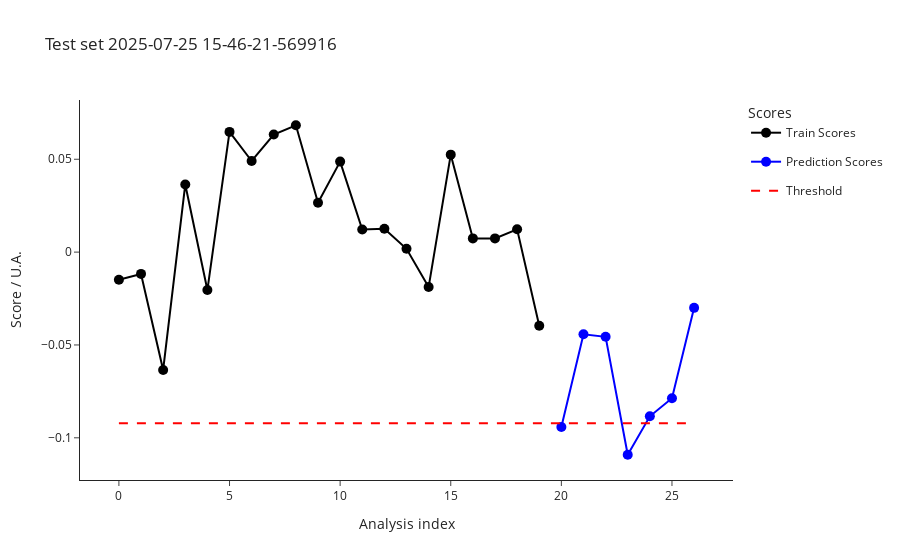

Notebook code for this chart:
### Code cell
import os

parameters_df = []
for i in test_dates:
    test_data = pd.read_csv(f"dev/test_{i}_features.csv")
    test_metadata = pd.read_csv(f"dev/test_{i}_metadata.csv")
    ml_ana.predict(test_data, test_metadata)
    outliers_test = ml_ana.test_prediction_outliers()
    
    classified_test_metadata = outliers_test
    classified_test_metadata["date"] = i
    classified_test_metadata.to_csv(f"dev/test_{i}_classified_samples.csv", index=False)
    print("Test set ", i, ": \n", test_metadata["index"].tolist()) 
    print("\n")
    
    test_batch_parameters = parameters.copy()
    test_set = len(classified_test_metadata)
    train_set = len(ml_ana.get_training_scores())
    threshold = classified_test_metadata["threshold"][1]
    num_outliers = sum(classified_test_metadata["class"] == "outlier")
    percent_outliers = (sum(classified_test_metadata["class"] == "outlier")/len(classified_test_metadata["class"]))*100

    fig_test_scores = ml_ana.plot_scores()
    fig_test_scores.write_image(f"dev/figures/fig_test_{i}_scores.png", width=1100, height= 350, scale = 3)
    fig_test_scores.update_layout(title=f"Test set {i}")
    fig_test_scores.show()

    fig_test_features = ml_ana.plot_data()
    fig_test_features.write_image(f"dev/figures/fig_test_{i}_features.png", width=1100, height= 350, scale = 3)
    #fig_test_features.show()

    test_batch_parameters.update(
        {
        "date" : i,
        "train_set" : train_set, 
        "test_set" : test_set,
        "threshold" : threshold,
        "outliers" : num_outliers,
        "outliers_percent" : percent_outliers
        }
    )
    parameters_df.append(test_batch_parameters)

    #optionally add seen normal curves to train set
    #ml_ana.add_prediction()

parameters_df = pd.DataFrame(parameters_df)
if os.path.exists("dev/test_record.csv"):
    old_records = pd.read_csv("dev/test_record.csv")
    parameters_df = pd.concat([old_records, parameters_df])
    parameters_df.drop_duplicates(subset="date", keep="last", inplace=True)
    
parameters_df.to_csv("dev/test_record.csv", index = False)
print("Workflow parameters: \n", parameters_df)

### Figure 1 — Plotly figure (JSON) as saved in the notebook; plotly's stock layout.template omitted (floating-point values rounded to 4 significant figures)
{"data": [{"hovertemplate": ["<b>index: </b>18<br><b>name: </b>210812_Pac--005<br><b>path: </b>C:/Users/Sandeep/Desktop/ExtractedSignals\\210812_Pac 2021-08-12 10-30-07\\210812_Pac--005.D<br><b>batch: </b>210812_Pac 2021-08-12 10-30-07<br><b>batch_position: </b>5<br><b>idle_time: </b>39.0<br><b>sample: </b>NaCl 0,9%<br><b>method: </b>SAA_411_Pac.M<br><b>timestamp: </b>2021-08-12 10:50:23<br><b>detector: </b>G1315C<br><b>pump: </b>G7110B<br><b>start_time: </b>2021-08-12 10:50:57<br><b>end_time: </b>2021-08-12 10:54:57<br><b>runtime: </b>239.7000000000036", "<b>index: </b>19<br><b>name: </b>210812_Pac--006<br><b>path: </b>C:/Users/Sandeep/Desktop/ExtractedSignals\\210812_Pac 2021-08-12 10-30-07\\210812_Pac--006.D<br><b>batch: </b>210812_Pac 2021-08-12 10-30-07<br><b>batch_position: </b>6<br><b>idle_time: </b>39.0<br><b>sample: </b>Blank<br><b>method: </b>SAA_411_Pac.M<br><b>timestamp: </b>2021-08-12 10:55:02<br><b>detector: </b>G1315C<br><b>pump: </b>G7110B<br><b>start_time: </b>2021-08-12 10:55:36<br><b>end_time: </b>2021-08-12 10:59:36<br><b>runtime: </b>239.7000000000036", "<b>index: </b>20<br><b>name: </b>210812_Pac--007<br><b>path: </b>C:/Users/Sandeep/Desktop/ExtractedSignals\\210812_Pac 2021-08-12 10-30-07\\210812_Pac--007.D<br><b>batch: </b>210812_Pac 2021-08-12 10-30-07<br><b>batch_position: </b>7<br><b>idle_time: </b>39.0<br><b>sample: </b>0.025 mg/ml<br><b>method: </b>SAA_411_Pac.M<br><b>timestamp: </b>2021-08-12 10:59:41<br><b>detector: </b>G1315C<br><b>pump: </b>G7110B<br><b>start_time: </b>2021-08-12 11:00:15<br><b>end_time: </b>2021-08-12 11:04:15<br><b>runtime: </b>239.7000000000036", "<b>index: </b>21<br><b>name: </b>210812_Pac--008<br><b>path: </b>C:/Users/Sandeep/Desktop/ExtractedSignals\\210812_Pac 2021-08-12 10-30-07\\210812_Pac--008.D<br><b>batch: </b>210812_Pac 2021-08-12 10-30-07<br><b>batch_position: </b>8<br><b>idle_time: </b>39.0<br><b>sample: </b>Blank<br><b>method: </b>SAA_411_Pac.M<br><b>timestamp: </b>2021-08-12 11:04:20<br><b>detector: </b>G1315C<br><b>pump: </b>G7110B<br><b>start_time: </b>2021-08-12 11:04:54<br><b>end_time: </b>2021-08-12 11:08:54<br><b>runtime: </b>239.7000000000036", "<b>index: </b>22<br><b>name: </b>210812_Pac--009<br><b>path: </b>C:/Users/Sandeep/Desktop/ExtractedSignals\\210812_Pac 2021-08-12 10-30-07\\210812_Pac--009.D<br><b>batch: </b>210812_Pac 2021-08-12 10-30-07<br><b>batch_position: </b>9<br><b>idle_time: </b>38.0<br><b>sample: </b>210806/036 :10<br><b>method: </b>SAA_411_Pac.M<br><b>timestamp: </b>2021-08-12 11:08:59<br><b>detector: </b>G1315C<br><b>pump: </b>G7110B<br><b>start_time: </b>2021-08-12 11:09:32<br><b>end_time: </b>2021-08-12 11:13:32<br><b>runtime: </b>239.7000000000036", "<b>index: </b>23<br><b>name: </b>210812_Pac--010<br><b>path: </b>C:/Users/Sandeep/Desktop/ExtractedSignals\\210812_Pac 2021-08-12 10-30-07\\210812_Pac--010.D<br><b>batch: </b>210812_Pac 2021-08-12 10-30-07<br><b>batch_position: </b>10<br><b>idle_time: </b>39.0<br><b>sample: </b>210806/036 :10<br><b>method: </b>SAA_411_Pac.M<br><b>timestamp: </b>2021-08-12 11:13:37<br><b>detector: </b>G7110B<br><b>pump: </b>G7110B<br><b>start_time: </b>2021-08-12 11:14:11<br><b>end_time: </b>2021-08-12 11:18:11<br><b>runtime: </b>239.7000000000036", "<b>index: </b>24<br><b>name: </b>210812_Pac--011<br><b>path: </b>C:/Users/Sandeep/Desktop/ExtractedSignals\\210812_Pac 2021-08-12 10-30-07\\210812_Pac--011.D<br><b>batch: </b>210812_Pac 2021-08-12 10-30-07<br><b>batch_position: </b>11<br><b>idle_time: </b>39.0<br><b>sample: </b>210806/036 :10<br><b>method: </b>SAA_411_Pac.M<br><b>timestamp: </b>2021-08-12 11:18:16<br><b>detector: </b>G7110B<br><b>pump: </b>G7110B<br><b>start_time: </b>2021-08-12 11:18:50<br><b>end_time: </b>2021-08-12 11:22:50<br><b>runtime: </b>239.7000000000036", "<b>index: </b>25<br><b>name: </b>210812_Pac--012<br><b>path: </b>C:/Users/Sandeep/Desktop/ExtractedSignals\\210812_Pac 2021-08-12 10-30-07\\210812_Pac--012.D<br><b>batch: </b>210812_Pac 2021-08-12 10-30-07<br><b>batch_position: </b>12<br><b>idle_time: </b>39.0<br><b>sample: </b>Blank<br><b>method: </b>SAA_411_Pac.M<br><b>timestamp: </b>2021-08-12 11:22:55<br><b>detector: </b>G1315C<br><b>pump: </b>G7110B<br><b>start_time: </b>2021-08-12 11:23:29<br><b>end_time: </b>2021-08-12 11:27:29<br><b>runtime: </b>239.7000000000036", "<b>index: </b>26<br><b>name: </b>210812_Pac--013<br><b>path: </b>C:/Users/Sandeep/Desktop/ExtractedSignals\\210812_Pac 2021-08-12 10-30-07\\210812_Pac--013.D<br><b>batch: </b>210812_Pac 2021-08-12 10-30-07<br><b>batch_position: </b>13<br><b>idle_time: </b>39.0<br><b>sample: </b>0.025 mg/ml<br><b>method: </b>SAA_411_Pac.M<br><b>timestamp: </b>2021-08-12 11:27:34<br><b>detector: </b>G1315C<br><b>pump: </b>G7110B<br><b>start_time: </b>2021-08-12 11:28:08<br><b>end_time: </b>2021-08-12 11:32:08<br><b>runtime: </b>239.7000000000036", "<b>index: </b>27<br><b>name: </b>210812_Pac--014<br><b>path: </b>C:/Users/Sandeep/Desktop/ExtractedSignals\\210812_Pac 2021-08-12 10-30-07\\210812_Pac--014.D<br><b>batch: </b>210812_Pac 2021-08-12 10-30-07<br><b>batch_position: </b>14<br><b>idle_time: </b>38.0<br><b>sample: </b>Blank<br><b>method: </b>SAA_411_Pac.M<br><b>timestamp: </b>2021-08-12 11:32:13<br><b>detector: </b>G7110B<br><b>pump: </b>G7110B<br><b>start_time: </b>2021-08-12 11:32:46<br><b>end_time: </b>2021-08-12 11:36:47<br><b>runtime: </b>239.7000000000036", "<b>index: </b>51<br><b>name: </b>210813_Pac--005<br><b>path: </b>C:/Users/Sandeep/Desktop/ExtractedSignals\\210813_Pac 2021-08-13 10-37-27\\210813_Pac--005.D<br><b>batch: </b>210813_Pac 2021-08-13 10-37-27<br><b>batch_position: </b>5<br><b>idle_time: </b>39.0<br><b>sample: </b>NaCl 0,9%<br><b>method: </b>SAA_411_Pac.M<br><b>timestamp: </b>2021-08-13 10:57:52<br><b>detector: </b>G7110B<br><b>pump: </b>G7110B<br><b>start_time: </b>2021-08-13 10:58:26<br><b>end_time: </b>2021-08-13 11:02:27<br><b>runtime: </b>239.7000000000036", "<b>index: </b>52<br><b>name: </b>210813_Pac--006<br><b>path: </b>C:/Users/Sandeep/Desktop/ExtractedSignals\\210813_Pac 2021-08-13 10-37-27\\210813_Pac--006.D<br><b>batch: </b>210813_Pac 2021-08-13 10-37-27<br><b>batch_position: </b>6<br><b>idle_time: </b>38.0<br><b>sample: </b>Blank<br><b>method: </b>SAA_411_Pac.M<br><b>timestamp: </b>2021-08-13 11:02:31<br><b>detector: </b>G1315C<br><b>pump: </b>G7110B<br><b>start_time: </b>2021-08-13 11:03:05<br><b>end_time: </b>2021-08-13 11:07:06<br><b>runtime: </b>239.7000000000036", "<b>index: </b>53<br><b>name: </b>210813_Pac--007<br><b>path: </b>C:/Users/Sandeep/Desktop/ExtractedSignals\\210813_Pac 2021-08-13 10-37-27\\210813_Pac--007.D<br><b>batch: </b>210813_Pac 2021-08-13 10-37-27<br><b>batch_position: </b>7<br><b>idle_time: </b>38.0<br><b>sample: </b>0.025 mg/ml<br><b>method: </b>SAA_411_Pac.M<br><b>timestamp: </b>2021-08-13 11:07:10<br><b>detector: </b>G1315C<br><b>pump: </b>G7116B<br><b>start_time: </b>2021-08-13 11:07:44<br><b>end_time: </b>2021-08-13 11:11:45<br><b>runtime: </b>239.7000000000036", "<b>index: </b>54<br><b>name: </b>210813_Pac--008<br><b>path: </b>C:/Users/Sandeep/Desktop/ExtractedSignals\\210813_Pac 2021-08-13 10-37-27\\210813_Pac--008.D<br><b>batch: </b>210813_Pac 2021-08-13 10-37-27<br><b>batch_position: </b>8<br><b>idle_time: </b>38.0<br><b>sample: </b>Blank<br><b>method: </b>SAA_411_Pac.M<br><b>timestamp: </b>2021-08-13 11:11:49<br><b>detector: </b>G1315C<br><b>pump: </b>G7110B<br><b>start_time: </b>2021-08-13 11:12:23<br><b>end_time: </b>2021-08-13 11:16:23<br><b>runtime: </b>239.7000000000036", "<b>index: </b>55<br><b>name: </b>210813_Pac--009<br><b>path: </b>C:/Users/Sandeep/Desktop/ExtractedSignals\\210813_Pac 2021-08-13 10-37-27\\210813_Pac--009.D<br><b>batch: </b>210813_Pac 2021-08-13 10-37-27<br><b>batch_position: </b>9<br><b>idle_time: </b>39.0<br><b>sample: </b>210812/004 :20<br><b>method: </b>SAA_411_Pac.M<br><b>timestamp: </b>2021-08-13 11:16:28<br><b>detector: </b>G1315C<br><b>pump: </b>G7110B<br><b>start_time: </b>2021-08-13 11:17:02<br><b>end_time: </b>2021-08-13 11:21:03<br><b>runtime: </b>239.7000000000036", "<b>index: </b>56<br><b>name: </b>210813_Pac--010<br><b>path: </b>C:/Users/Sandeep/Desktop/ExtractedSignals\\210813_Pac 2021-08-13 10-37-27\\210813_Pac--010.D<br><b>batch: </b>210813_Pac 2021-08-13 10-37-27<br><b>batch_position: </b>10<br><b>idle_time: </b>38.0<br><b>sample: </b>210812/004 :20<br><b>method: </b>SAA_411_Pac.M<br><b>timestamp: </b>2021-08-13 11:21:08<br><b>detector: </b>G1315C<br><b>pump: </b>G7110B<br><b>start_time: </b>2021-08-13 11:21:41<br><b>end_time: </b>2021-08-13 11:25:42<br><b>runtime: </b>239.7000000000036", "<b>index: </b>57<br><b>name: </b>210813_Pac--011<br><b>path: </b>C:/Users/Sandeep/Desktop/ExtractedSignals\\210813_Pac 2021-08-13 10-37-27\\210813_Pac--011.D<br><b>batch: </b>210813_Pac 2021-08-13 10-37-27<br><b>batch_position: </b>11<br><b>idle_time: </b>39.0<br><b>sample: </b>210812/004 :20<br><b>method: </b>SAA_411_Pac.M<br><b>timestamp: </b>2021-08-13 11:25:46<br><b>detector: </b>G1315C<br><b>pump: </b>G7110B<br><b>start_time: </b>2021-08-13 11:26:21<br><b>end_time: </b>2021-08-13 11:30:21<br><b>runtime: </b>239.7000000000036", "<b>index: </b>58<br><b>name: </b>210813_Pac--012<br><b>path: </b>C:/Users/Sandeep/Desktop/ExtractedSignals\\210813_Pac 2021-08-13 10-37-27\\210813_Pac--012.D<br><b>batch: </b>210813_Pac 2021-08-13 10-37-27<br><b>batch_position: </b>12<br><b>idle_time: </b>38.0<br><b>sample: </b>Blank<br><b>method: </b>SAA_411_Pac.M<br><b>timestamp: </b>2021-08-13 11:30:26<br><b>detector: </b>G1315C<br><b>pump: </b>G7110B<br><b>start_time: </b>2021-08-13 11:30:59<br><b>end_time: </b>2021-08-13 11:34:59<br><b>runtime: </b>239.7000000000036", "<b>index: </b>59<br><b>name: </b>210813_Pac--013<br><b>path: </b>C:/Users/Sandeep/Desktop/ExtractedSignals\\210813_Pac 2021-08-13 10-37-27\\210813_Pac--013.D<br><b>batch: </b>210813_Pac 2021-08-13 10-37-27<br><b>batch_position: </b>13<br><b>idle_time: </b>39.0<br><b>sample: </b>0.025 mg/ml<br><b>method: </b>SAA_411_Pac.M<br><b>timestamp: </b>2021-08-13 11:35:04<br><b>detector: </b>G1315C<br><b>pump: </b>G7110B<br><b>start_time: </b>2021-08-13 11:35:38<br><b>end_time: </b>2021-08-13 11:39:38<br><b>runtime: </b>239.7000000000036", "<b>index: </b>60<br><b>name: </b>210813_Pac--014<br><b>path: </b>C:/Users/Sandeep/Desktop/ExtractedSignals\\210813_Pac 2021-08-13 10-37-27\\210813_Pac--014.D<br><b>batch: </b>210813_Pac 2021-08-13 10-37-27<br><b>batch_position: </b>14<br><b>idle_time: </b>38.0<br><b>sample: </b>Blank<br><b>method: </b>SAA_411_Pac.M<br><b>timestamp: </b>2021-08-13 11:39:43<br><b>detector: </b>G1315C<br><b>pump: </b>G7110B<br><b>start_time: </b>2021-08-13 11:40:16<br><b>end_time: </b>2021-08-13 11:44:17<br><b>runtime: </b>239.7000000000036"], "legendgroup": "Train", "line": {"color": "black"}, "marker": {"color": "black", "size": 10}, "mode": "lines+markers", "name": "Train Scores", "text": ["<b>index: </b>18<br><b>name: </b>210812_Pac--005<br><b>path: </b>C:/Users/Sandeep/Desktop/ExtractedSignals\\210812_Pac 2021-08-12 10-30-07\\210812_Pac--005.D<br><b>batch: </b>210812_Pac 2021-08-12 10-30-07<br><b>batch_position: </b>5<br><b>idle_time: </b>39.0<br><b>sample: </b>NaCl 0,9%<br><b>method: </b>SAA_411_Pac.M<br><b>timestamp: </b>2021-08-12 10:50:23<br><b>detector: </b>G1315C<br><b>pump: </b>G7110B<br><b>start_time: </b>2021-08-12 10:50:57<br><b>end_time: </b>2021-08-12 10:54:57<br><b>runtime: </b>239.7000000000036", "<b>index: </b>19<br><b>name: </b>210812_Pac--006<br><b>path: </b>C:/Users/Sandeep/Desktop/ExtractedSignals\\210812_Pac 2021-08-12 10-30-07\\210812_Pac--006.D<br><b>batch: </b>210812_Pac 2021-08-12 10-30-07<br><b>batch_position: </b>6<br><b>idle_time: </b>39.0<br><b>sample: </b>Blank<br><b>method: </b>SAA_411_Pac.M<br><b>timestamp: </b>2021-08-12 10:55:02<br><b>detector: </b>G1315C<br><b>pump: </b>G7110B<br><b>start_time: </b>2021-08-12 10:55:36<br><b>end_time: </b>2021-08-12 10:59:36<br><b>runtime: </b>239.7000000000036", "<b>index: </b>20<br><b>name: </b>210812_Pac--007<br><b>path: </b>C:/Users/Sandeep/Desktop/ExtractedSignals\\210812_Pac 2021-08-12 10-30-07\\210812_Pac--007.D<br><b>batch: </b>210812_Pac 2021-08-12 10-30-07<br><b>batch_position: </b>7<br><b>idle_time: </b>39.0<br><b>sample: </b>0.025 mg/ml<br><b>method: </b>SAA_411_Pac.M<br><b>timestamp: </b>2021-08-12 10:59:41<br><b>detector: </b>G1315C<br><b>pump: </b>G7110B<br><b>start_time: </b>2021-08-12 11:00:15<br><b>end_time: </b>2021-08-12 11:04:15<br><b>runtime: </b>239.7000000000036", "<b>index: </b>21<br><b>name: </b>210812_Pac--008<br><b>path: </b>C:/Users/Sandeep/Desktop/ExtractedSignals\\210812_Pac 2021-08-12 10-30-07\\210812_Pac--008.D<br><b>batch: </b>210812_Pac 2021-08-12 10-30-07<br><b>batch_position: </b>8<br><b>idle_time: </b>39.0<br><b>sample: </b>Blank<br><b>method: </b>SAA_411_Pac.M<br><b>timestamp: </b>2021-08-12 11:04:20<br><b>detector: </b>G1315C<br><b>pump: </b>G7110B<br><b>start_time: </b>2021-08-12 11:04:54<br><b>end_time: </b>2021-08-12 11:08:54<br><b>runtime: </b>239.7000000000036", "<b>index: </b>22<br><b>name: </b>210812_Pac--009<br><b>path: </b>C:/Users/Sandeep/Desktop/ExtractedSignals\\210812_Pac 2021-08-12 10-30-07\\210812_Pac--009.D<br><b>batch: </b>210812_Pac 2021-08-12 10-30-07<br><b>batch_position: </b>9<br><b>idle_time: </b>38.0<br><b>sample: </b>210806/036 :10<br><b>method: </b>SAA_411_Pac.M<br><b>timestamp: </b>2021-08-12 11:08:59<br><b>detector: </b>G1315C<br><b>pump: </b>G7110B<br><b>start_time: </b>2021-08-12 11:09:32<br><b>end_time: </b>2021-08-12 11:13:32<br><b>runtime: </b>239.7000000000036", "<b>index: </b>23<br><b>name: </b>210812_Pac--010<br><b>path: </b>C:/Users/Sandeep/Desktop/ExtractedSignals\\210812_Pac 2021-08-12 10-30-07\\210812_Pac--010.D<br><b>batch: </b>210812_Pac 2021-08-12 10-30-07<br><b>batch_position: </b>10<br><b>idle_time: </b>39.0<br><b>sample: </b>210806/036 :10<br><b>method: </b>SAA_411_Pac.M<br><b>timestamp: </b>2021-08-12 11:13:37<br><b>detector: </b>G7110B<br><b>pump: </b>G7110B<br><b>start_time: </b>2021-08-12 11:14:11<br><b>end_time: </b>2021-08-12 11:18:11<br><b>runtime: </b>239.7000000000036", "<b>index: </b>24<br><b>name: </b>210812_Pac--011<br><b>path: </b>C:/Users/Sandeep/Desktop/ExtractedSignals\\210812_Pac 2021-08-12 10-30-07\\210812_Pac--011.D<br><b>batch: </b>210812_Pac 2021-08-12 10-30-07<br><b>batch_position: </b>11<br><b>idle_time: </b>39.0<br><b>sample: </b>210806/036 :10<br><b>method: </b>SAA_411_Pac.M<br><b>timestamp: </b>2021-08-12 11:18:16<br><b>detector: </b>G7110B<br><b>pump: </b>G7110B<br><b>start_time: </b>2021-08-12 11:18:50<br><b>end_time: </b>2021-08-12 11:22:50<br><b>runtime: </b>239.7000000000036", "<b>index: </b>25<br><b>name: </b>210812_Pac--012<br><b>path: </b>C:/Users/Sandeep/Desktop/ExtractedSignals\\210812_Pac 2021-08-12 10-30-07\\210812_Pac--012.D<br><b>batch: </b>210812_Pac 2021-08-12 10-30-07<br><b>batch_position: </b>12<br><b>idle_time: </b>39.0<br><b>sample: </b>Blank<br><b>method: </b>SAA_411_Pac.M<br><b>timestamp: </b>2021-08-12 11:22:55<br><b>detector: </b>G1315C<br><b>pump: </b>G7110B<br><b>start_time: </b>2021-08-12 11:23:29<br><b>end_time: </b>2021-08-12 11:27:29<br><b>runtime: </b>239.7000000000036", "<b>index: </b>26<br><b>name: </b>210812_Pac--013<br><b>path: </b>C:/Users/Sandeep/Desktop/ExtractedSignals\\210812_Pac 2021-08-12 10-30-07\\210812_Pac--013.D<br><b>batch: </b>210812_Pac 2021-08-12 10-30-07<br><b>batch_position: </b>13<br><b>idle_time: </b>39.0<br><b>sample: </b>0.025 mg/ml<br><b>method: </b>SAA_411_Pac.M<br><b>timestamp: </b>2021-08-12 11:27:34<br><b>detector: </b>G1315C<br><b>pump: </b>G7110B<br><b>start_time: </b>2021-08-12 11:28:08<br><b>end_time: </b>2021-08-12 11:32:08<br><b>runtime: </b>239.7000000000036", "<b>index: </b>27<br><b>name: </b>210812_Pac--014<br><b>path: </b>C:/Users/Sandeep/Desktop/ExtractedSignals\\210812_Pac 2021-08-12 10-30-07\\210812_Pac--014.D<br><b>batch: </b>210812_Pac 2021-08-12 10-30-07<br><b>batch_position: </b>14<br><b>idle_time: </b>38.0<br><b>sample: </b>Blank<br><b>method: </b>SAA_411_Pac.M<br><b>timestamp: </b>2021-08-12 11:32:13<br><b>detector: </b>G7110B<br><b>pump: </b>G7110B<br><b>start_time: </b>2021-08-12 11:32:46<br><b>end_time: </b>2021-08-12 11:36:47<br><b>runtime: </b>239.7000000000036", "<b>index: </b>51<br><b>name: </b>210813_Pac--005<br><b>path: </b>C:/Users/Sandeep/Desktop/ExtractedSignals\\210813_Pac 2021-08-13 10-37-27\\210813_Pac--005.D<br><b>batch: </b>210813_Pac 2021-08-13 10-37-27<br><b>batch_position: </b>5<br><b>idle_time: </b>39.0<br><b>sample: </b>NaCl 0,9%<br><b>method: </b>SAA_411_Pac.M<br><b>timestamp: </b>2021-08-13 10:57:52<br><b>detector: </b>G7110B<br><b>pump: </b>G7110B<br><b>start_time: </b>2021-08-13 10:58:26<br><b>end_time: </b>2021-08-13 11:02:27<br><b>runtime: </b>239.7000000000036", "<b>index: </b>52<br><b>name: </b>210813_Pac--006<br><b>path: </b>C:/Users/Sandeep/Desktop/ExtractedSignals\\210813_Pac 2021-08-13 10-37-27\\210813_Pac--006.D<br><b>batch: </b>210813_Pac 2021-08-13 10-37-27<br><b>batch_position: </b>6<br><b>idle_time: </b>38.0<br><b>sample: </b>Blank<br><b>method: </b>SAA_411_Pac.M<br><b>timestamp: </b>2021-08-13 11:02:31<br><b>detector: </b>G1315C<br><b>pump: </b>G7110B<br><b>start_time: </b>2021-08-13 11:03:05<br><b>end_time: </b>2021-08-13 11:07:06<br><b>runtime: </b>239.7000000000036", "<b>index: </b>53<br><b>name: </b>210813_Pac--007<br><b>path: </b>C:/Users/Sandeep/Desktop/ExtractedSignals\\210813_Pac 2021-08-13 10-37-27\\210813_Pac--007.D<br><b>batch: </b>210813_Pac 2021-08-13 10-37-27<br><b>batch_position: </b>7<br><b>idle_time: </b>38.0<br><b>sample: </b>0.025 mg/ml<br><b>method: </b>SAA_411_Pac.M<br><b>timestamp: </b>2021-08-13 11:07:10<br><b>detector: </b>G1315C<br><b>pump: </b>G7116B<br><b>start_time: </b>2021-08-13 11:07:44<br><b>end_time: </b>2021-08-13 11:11:45<br><b>runtime: </b>239.7000000000036", "<b>index: </b>54<br><b>name: </b>210813_Pac--008<br><b>path: </b>C:/Users/Sandeep/Desktop/ExtractedSignals\\210813_Pac 2021-08-13 10-37-27\\210813_Pac--008.D<br><b>batch: </b>210813_Pac 2021-08-13 10-37-27<br><b>batch_position: </b>8<br><b>idle_time: </b>38.0<br><b>sample: </b>Blank<br><b>method: </b>SAA_411_Pac.M<br><b>timestamp: </b>2021-08-13 11:11:49<br><b>detector: </b>G1315C<br><b>pump: </b>G7110B<br><b>start_time: </b>2021-08-13 11:12:23<br><b>end_time: </b>2021-08-13 11:16:23<br><b>runtime: </b>239.7000000000036", "<b>index: </b>55<br><b>name: </b>210813_Pac--009<br><b>path: </b>C:/Users/Sandeep/Desktop/ExtractedSignals\\210813_Pac 2021-08-13 10-37-27\\210813_Pac--009.D<br><b>batch: </b>210813_Pac 2021-08-13 10-37-27<br><b>batch_position: </b>9<br><b>idle_time: </b>39.0<br><b>sample: </b>210812/004 :20<br><b>method: </b>SAA_411_Pac.M<br><b>timestamp: </b>2021-08-13 11:16:28<br><b>detector: </b>G1315C<br><b>pump: </b>G7110B<br><b>start_time: </b>2021-08-13 11:17:02<br><b>end_time: </b>2021-08-13 11:21:03<br><b>runtime: </b>239.7000000000036", "<b>index: </b>56<br><b>name: </b>210813_Pac--010<br><b>path: </b>C:/Users/Sandeep/Desktop/ExtractedSignals\\210813_Pac 2021-08-13 10-37-27\\210813_Pac--010.D<br><b>batch: </b>210813_Pac 2021-08-13 10-37-27<br><b>batch_position: </b>10<br><b>idle_time: </b>38.0<br><b>sample: </b>210812/004 :20<br><b>method: </b>SAA_411_Pac.M<br><b>timestamp: </b>2021-08-13 11:21:08<br><b>detector: </b>G1315C<br><b>pump: </b>G7110B<br><b>start_time: </b>2021-08-13 11:21:41<br><b>end_time: </b>2021-08-13 11:25:42<br><b>runtime: </b>239.7000000000036", "<b>index: </b>57<br><b>name: </b>210813_Pac--011<br><b>path: </b>C:/Users/Sandeep/Desktop/ExtractedSignals\\210813_Pac 2021-08-13 10-37-27\\210813_Pac--011.D<br><b>batch: </b>210813_Pac 2021-08-13 10-37-27<br><b>batch_position: </b>11<br><b>idle_time: </b>39.0<br><b>sample: </b>210812/004 :20<br><b>method: </b>SAA_411_Pac.M<br><b>timestamp: </b>2021-08-13 11:25:46<br><b>detector: </b>G1315C<br><b>pump: </b>G7110B<br><b>start_time: </b>2021-08-13 11:26:21<br><b>end_time: </b>2021-08-13 11:30:21<br><b>runtime: </b>239.7000000000036", "<b>index: </b>58<br><b>name: </b>210813_Pac--012<br><b>path: </b>C:/Users/Sandeep/Desktop/ExtractedSignals\\210813_Pac 2021-08-13 10-37-27\\210813_Pac--012.D<br><b>batch: </b>210813_Pac 2021-08-13 10-37-27<br><b>batch_position: </b>12<br><b>idle_time: </b>38.0<br><b>sample: </b>Blank<br><b>method: </b>SAA_411_Pac.M<br><b>timestamp: </b>2021-08-13 11:30:26<br><b>detector: </b>G1315C<br><b>pump: </b>G7110B<br><b>start_time: </b>2021-08-13 11:30:59<br><b>end_time: </b>2021-08-13 11:34:59<br><b>runtime: </b>239.7000000000036", "<b>index: </b>59<br><b>name: </b>210813_Pac--013<br><b>path: </b>C:/Users/Sandeep/Desktop/ExtractedSignals\\210813_Pac 2021-08-13 10-37-27\\210813_Pac--013.D<br><b>batch: </b>210813_Pac 2021-08-13 10-37-27<br><b>batch_position: </b>13<br><b>idle_time: </b>39.0<br><b>sample: </b>0.025 mg/ml<br><b>method: </b>SAA_411_Pac.M<br><b>timestamp: </b>2021-08-13 11:35:04<br><b>detector: </b>G1315C<br><b>pump: </b>G7110B<br><b>start_time: </b>2021-08-13 11:35:38<br><b>end_time: </b>2021-08-13 11:39:38<br><b>runtime: </b>239.7000000000036", "<b>index: </b>60<br><b>name: </b>210813_Pac--014<br><b>path: </b>C:/Users/Sandeep/Desktop/ExtractedSignals\\210813_Pac 2021-08-13 10-37-27\\210813_Pac--014.D<br><b>batch: </b>210813_Pac 2021-08-13 10-37-27<br><b>batch_position: </b>14<br><b>idle_time: </b>38.0<br><b>sample: </b>Blank<br><b>method: </b>SAA_411_Pac.M<br><b>timestamp: </b>2021-08-13 11:39:43<br><b>detector: </b>G1315C<br><b>pump: </b>G7110B<br><b>start_time: </b>2021-08-13 11:40:16<br><b>end_time: </b>2021-08-13 11:44:17<br><b>runtime: </b>239.7000000000036"], "type": "scatter", "x": [0, 1, 2, 3, 4, 5, 6, 7, 8, 9, 10, 11, 12, 13, 14, 15, 16, 17, 18, 19], "y": [-0.01484, -0.01174, -0.06348, 0.03643, -0.02043, 0.06473, 0.04906, 0.06331, 0.06831, 0.02662, 0.04874, 0.0122, 0.01256, 0.001791, -0.01883, 0.05248, 0.007375, 0.00738, 0.01227, -0.03964]}, {"hovertemplate": ["<b>index: </b>49<br><b>name: </b>210813_Pac--003<br><b>path: </b>C:/Users/Sandeep/Desktop/ExtractedSignals\\210813_Pac 2021-08-13 10-37-27\\210813_Pac--003.D<br><b>batch: </b>210813_Pac 2021-08-13 10-37-27<br><b>batch_position: </b>3<br><b>idle_time: </b>38.0<br><b>sample: </b>Blank<br><b>method: </b>SAA_411_Pac.M<br><b>timestamp: </b>2021-08-13 10:48:34<br><b>detector: </b>G1315C<br><b>pump: </b>G7116B<br><b>start_time: </b>2021-08-13 10:49:08<br><b>end_time: </b>2021-08-13 10:53:08<br><b>runtime: </b>239.7000000000036", "<b>index: </b>164<br><b>name: </b>210826_Pac--016<br><b>path: </b>C:/Users/Sandeep/Desktop/ExtractedSignals\\210826_Pac 2021-08-26 16-15-14\\210826_Pac--016.D<br><b>batch: </b>210826_Pac 2021-08-26 16-15-14<br><b>batch_position: </b>16<br><b>idle_time: </b>39.0<br><b>sample: </b>210826/002 :10<br><b>method: </b>SAA_411_Pac.M<br><b>timestamp: </b>2021-08-26 17:25:31<br><b>detector: </b>G7110B<br><b>pump: </b>G7110B<br><b>start_time: </b>2021-08-26 17:26:05<br><b>end_time: </b>2021-08-26 17:30:05<br><b>runtime: </b>239.7000000000036", "<b>index: </b>128<br><b>name: </b>210819_Pac--013<br><b>path: </b>C:/Users/Sandeep/Desktop/ExtractedSignals\\210819_Pac 2021-08-19 15-50-49\\210819_Pac--013.D<br><b>batch: </b>210819_Pac 2021-08-19 15-50-49<br><b>batch_position: </b>13<br><b>idle_time: </b>39.0<br><b>sample: </b>210819/001 :20<br><b>method: </b>SAA_411_Pac.M<br><b>timestamp: </b>2021-08-19 16:48:40<br><b>detector: </b>G7110B<br><b>pump: </b>G7110B<br><b>start_time: </b>2021-08-19 16:49:14<br><b>end_time: </b>2021-08-19 16:53:14<br><b>runtime: </b>239.7000000000036", "<b>index: </b>162<br><b>name: </b>210826_Pac--014<br><b>path: </b>C:/Users/Sandeep/Desktop/ExtractedSignals\\210826_Pac 2021-08-26 16-15-14\\210826_Pac--014.D<br><b>batch: </b>210826_Pac 2021-08-26 16-15-14<br><b>batch_position: </b>14<br><b>idle_time: </b>39.0<br><b>sample: </b>210825/001 :10<br><b>method: </b>SAA_411_Pac.M<br><b>timestamp: </b>2021-08-26 17:16:13<br><b>detector: </b>G7110B<br><b>pump: </b>G7110B<br><b>start_time: </b>2021-08-26 17:16:46<br><b>end_time: </b>2021-08-26 17:20:46<br><b>runtime: </b>239.7000000000036", "<b>index: </b>268<br><b>name: </b>210910_Pac--003<br><b>path: </b>C:/Users/Sandeep/Desktop/ExtractedSignals\\210910_Pac 2021-09-10 14-25-54\\210910_Pac--003.D<br><b>batch: </b>210910_Pac 2021-09-10 14-25-54<br><b>batch_position: </b>3<br><b>idle_time: </b>37.0<br><b>sample: </b>Blank<br><b>method: </b>SAA_411_Pac.M<br><b>timestamp: </b>2021-09-10 14:36:49<br><b>detector: </b>G1315C<br><b>pump: </b>G7110B<br><b>start_time: </b>2021-09-10 14:37:21<br><b>end_time: </b>2021-09-10 14:41:21<br><b>runtime: </b>239.7000000000036", "<b>index: </b>160<br><b>name: </b>210826_Pac--012<br><b>path: </b>C:/Users/Sandeep/Desktop/ExtractedSignals\\210826_Pac 2021-08-26 16-15-14\\210826_Pac--012.D<br><b>batch: </b>210826_Pac 2021-08-26 16-15-14<br><b>batch_position: </b>12<br><b>idle_time: </b>40.0<br><b>sample: </b>210825/001 :10<br><b>method: </b>SAA_411_Pac.M<br><b>timestamp: </b>2021-08-26 17:06:52<br><b>detector: </b>G1315C<br><b>pump: </b>G7110B<br><b>start_time: </b>2021-08-26 17:07:27<br><b>end_time: </b>2021-08-26 17:11:27<br><b>runtime: </b>239.7000000000036", "<b>index: </b>118<br><b>name: </b>210819_Pac--003<br><b>path: </b>C:/Users/Sandeep/Desktop/ExtractedSignals\\210819_Pac 2021-08-19 15-50-49\\210819_Pac--003.D<br><b>batch: </b>210819_Pac 2021-08-19 15-50-49<br><b>batch_position: </b>3<br><b>idle_time: </b>39.0<br><b>sample: </b>Blank<br><b>method: </b>SAA_411_Pac.M<br><b>timestamp: </b>2021-08-19 16:02:09<br><b>detector: </b>G1315C<br><b>pump: </b>G7110B<br><b>start_time: </b>2021-08-19 16:02:43<br><b>end_time: </b>2021-08-19 16:06:43<br><b>runtime: </b>239.7000000000036"], "legendgroup": "Prediction", "line": {"color": "blue"}, "marker": {"color": "blue", "size": 10}, "mode": "lines+markers", "name": "Prediction Scores", "text": ["<b>index: </b>49<br><b>name: </b>210813_Pac--003<br><b>path: </b>C:/Users/Sandeep/Desktop/ExtractedSignals\\210813_Pac 2021-08-13 10-37-27\\210813_Pac--003.D<br><b>batch: </b>210813_Pac 2021-08-13 10-37-27<br><b>batch_position: </b>3<br><b>idle_time: </b>38.0<br><b>sample: </b>Blank<br><b>method: </b>SAA_411_Pac.M<br><b>timestamp: </b>2021-08-13 10:48:34<br><b>detector: </b>G1315C<br><b>pump: </b>G7116B<br><b>start_time: </b>2021-08-13 10:49:08<br><b>end_time: </b>2021-08-13 10:53:08<br><b>runtime: </b>239.7000000000036", "<b>index: </b>164<br><b>name: </b>210826_Pac--016<br><b>path: </b>C:/Users/Sandeep/Desktop/ExtractedSignals\\210826_Pac 2021-08-26 16-15-14\\210826_Pac--016.D<br><b>batch: </b>210826_Pac 2021-08-26 16-15-14<br><b>batch_position: </b>16<br><b>idle_time: </b>39.0<br><b>sample: </b>210826/002 :10<br><b>method: </b>SAA_411_Pac.M<br><b>timestamp: </b>2021-08-26 17:25:31<br><b>detector: </b>G7110B<br><b>pump: </b>G7110B<br><b>start_time: </b>2021-08-26 17:26:05<br><b>end_time: </b>2021-08-26 17:30:05<br><b>runtime: </b>239.7000000000036", "<b>index: </b>128<br><b>name: </b>210819_Pac--013<br><b>path: </b>C:/Users/Sandeep/Desktop/ExtractedSignals\\210819_Pac 2021-08-19 15-50-49\\210819_Pac--013.D<br><b>batch: </b>210819_Pac 2021-08-19 15-50-49<br><b>batch_position: </b>13<br><b>idle_time: </b>39.0<br><b>sample: </b>210819/001 :20<br><b>method: </b>SAA_411_Pac.M<br><b>timestamp: </b>2021-08-19 16:48:40<br><b>detector: </b>G7110B<br><b>pump: </b>G7110B<br><b>start_time: </b>2021-08-19 16:49:14<br><b>end_time: </b>2021-08-19 16:53:14<br><b>runtime: </b>239.7000000000036", "<b>index: </b>162<br><b>name: </b>210826_Pac--014<br><b>path: </b>C:/Users/Sandeep/Desktop/ExtractedSignals\\210826_Pac 2021-08-26 16-15-14\\210826_Pac--014.D<br><b>batch: </b>210826_Pac 2021-08-26 16-15-14<br><b>batch_position: </b>14<br><b>idle_time: </b>39.0<br><b>sample: </b>210825/001 :10<br><b>method: </b>SAA_411_Pac.M<br><b>timestamp: </b>2021-08-26 17:16:13<br><b>detector: </b>G7110B<br><b>pump: </b>G7110B<br><b>start_time: </b>2021-08-26 17:16:46<br><b>end_time: </b>2021-08-26 17:20:46<br><b>runtime: </b>239.7000000000036", "<b>index: </b>268<br><b>name: </b>210910_Pac--003<br><b>path: </b>C:/Users/Sandeep/Desktop/ExtractedSignals\\210910_Pac 2021-09-10 14-25-54\\210910_Pac--003.D<br><b>batch: </b>210910_Pac 2021-09-10 14-25-54<br><b>batch_position: </b>3<br><b>idle_time: </b>37.0<br><b>sample: </b>Blank<br><b>method: </b>SAA_411_Pac.M<br><b>timestamp: </b>2021-09-10 14:36:49<br><b>detector: </b>G1315C<br><b>pump: </b>G7110B<br><b>start_time: </b>2021-09-10 14:37:21<br><b>end_time: </b>2021-09-10 14:41:21<br><b>runtime: </b>239.7000000000036", "<b>index: </b>160<br><b>name: </b>210826_Pac--012<br><b>path: </b>C:/Users/Sandeep/Desktop/ExtractedSignals\\210826_Pac 2021-08-26 16-15-14\\210826_Pac--012.D<br><b>batch: </b>210826_Pac 2021-08-26 16-15-14<br><b>batch_position: </b>12<br><b>idle_time: </b>40.0<br><b>sample: </b>210825/001 :10<br><b>method: </b>SAA_411_Pac.M<br><b>timestamp: </b>2021-08-26 17:06:52<br><b>detector: </b>G1315C<br><b>pump: </b>G7110B<br><b>start_time: </b>2021-08-26 17:07:27<br><b>end_time: </b>2021-08-26 17:11:27<br><b>runtime: </b>239.7000000000036", "<b>index: </b>118<br><b>name: </b>210819_Pac--003<br><b>path: </b>C:/Users/Sandeep/Desktop/ExtractedSignals\\210819_Pac 2021-08-19 15-50-49\\210819_Pac--003.D<br><b>batch: </b>210819_Pac 2021-08-19 15-50-49<br><b>batch_position: </b>3<br><b>idle_time: </b>39.0<br><b>sample: </b>Blank<br><b>method: </b>SAA_411_Pac.M<br><b>timestamp: </b>2021-08-19 16:02:09<br><b>detector: </b>G1315C<br><b>pump: </b>G7110B<br><b>start_time: </b>2021-08-19 16:02:43<br><b>end_time: </b>2021-08-19 16:06:43<br><b>runtime: </b>239.7000000000036"], "type": "scatter", "x": [20, 21, 22, 23, 24, 25, 26], "y": [-0.09417, -0.04425, -0.0456, -0.1091, -0.08842, -0.0787, -0.03001]}, {"legendgroup": "Threshold", "line": {"color": "red", "dash": "dash"}, "mode": "lines", "name": "Threshold", "type": "scatter", "x": [0, 26], "y": [-0.09221, -0.09221]}], "layout": {"legend": {"title": {"text": "Scores"}}, "title": {"text": "Test set 2025-07-25 15-46-21-569916"}, "xaxis": {"title": {"text": "Analysis index"}}, "yaxis": {"title": {"text": "Score / U.A."}}}}
